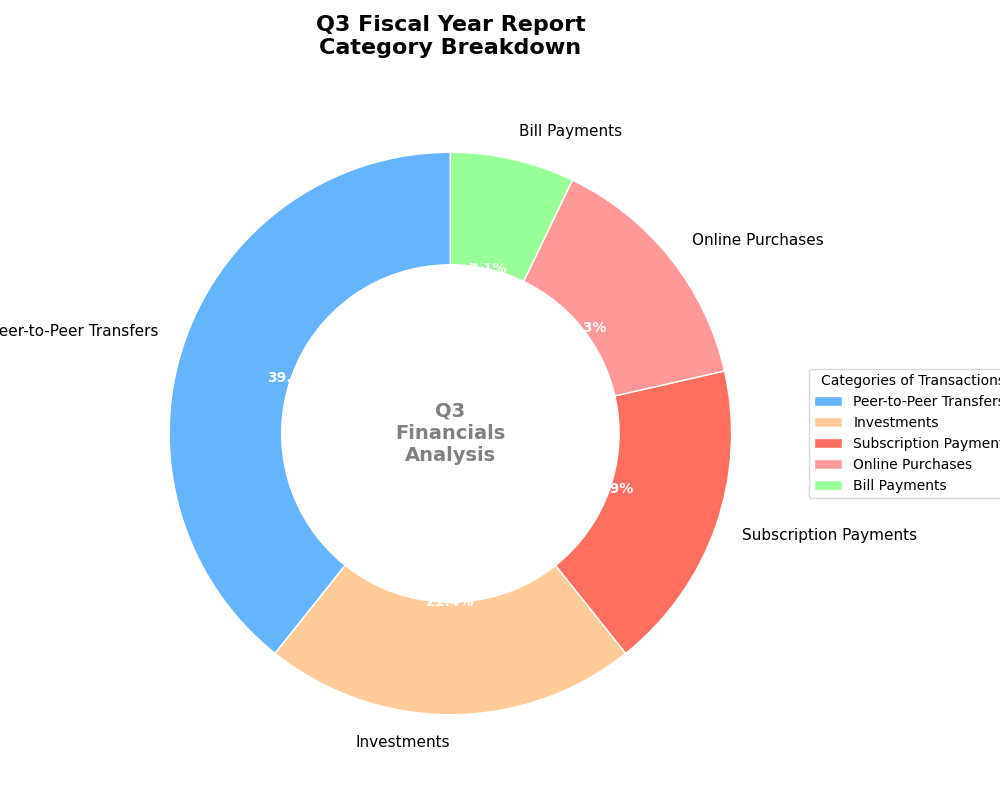

Python code for this plot:
import matplotlib.pyplot as plt

transaction_categories = [
    'Peer-to-Peer Transfers', 
    'Investments', 
    'Subscription Payments', 
    'Online Purchases', 
    'Bill Payments'
]

transaction_counts = [550, 300, 250, 200, 100]

# Modified colors for each transaction category
colors = ['#66B3FF', '#FFCC99', '#FF6F61', '#FF9999', '#99FF99']

fig, ax = plt.subplots(figsize=(10, 8), subplot_kw=dict(aspect="equal"))

# Creating a donut chart by setting the width of the wedges
wedges, texts, autotexts = ax.pie(transaction_counts, labels=transaction_categories, 
                                  colors=colors, autopct='%1.1f%%', startangle=90,
                                  wedgeprops=dict(width=0.4, edgecolor='w'))

# Center text for the donut chart
ax.text(0, 0, 'Q3\nFinancials\nAnalysis', horizontalalignment='center', 
        verticalalignment='center', fontsize=14, fontweight='bold', color='gray')

ax.legend(wedges, transaction_categories, title="Categories of Transactions", loc="center left", 
          bbox_to_anchor=(1, 0, 0.5, 1), fontsize=10)

plt.setp(autotexts, size=10, weight='bold', color='white')
plt.setp(texts, size=11)

plt.title("Q3 Fiscal Year Report\nCategory Breakdown", fontsize=16, fontweight='bold', pad=20)

plt.tight_layout()
plt.show()
